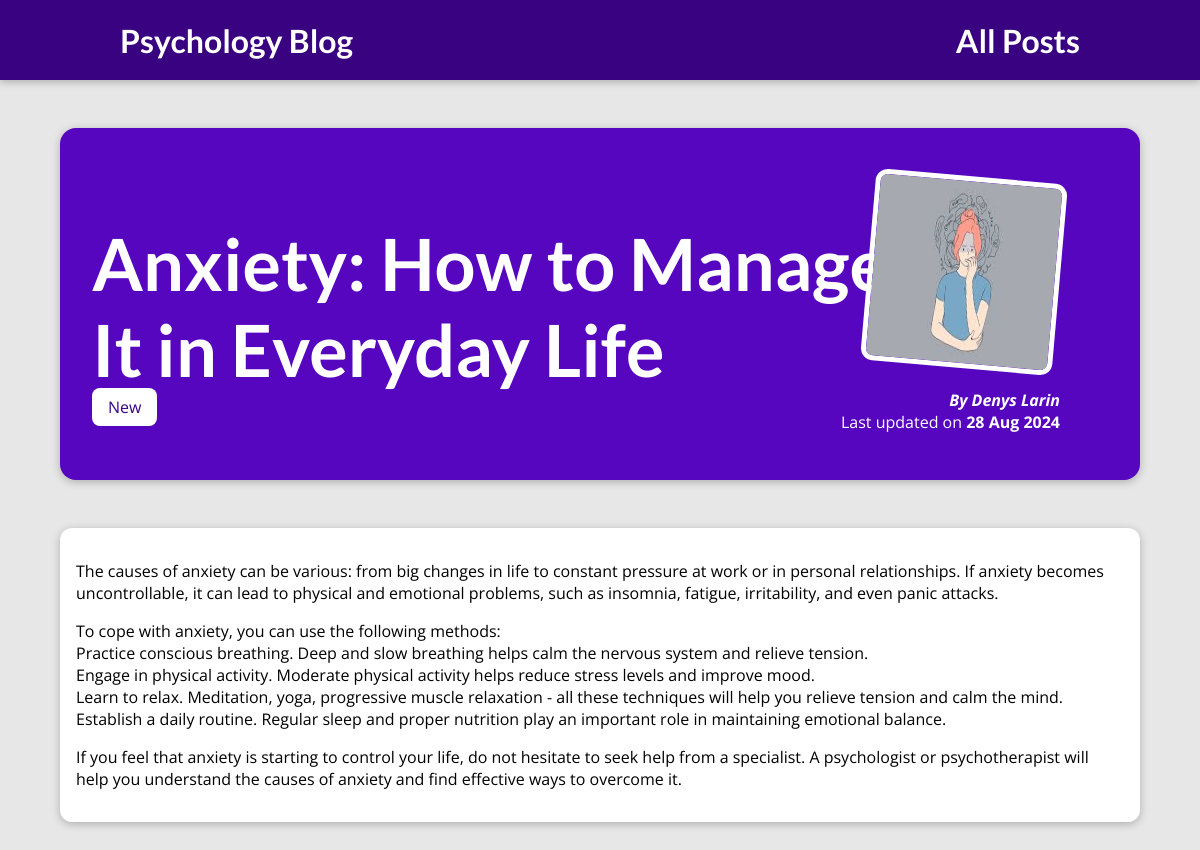
The page /posts/anxiety on the database its author committed.
### blog/models.py (models this page shows, shortened)
class Post(models.Model):
    title = models.CharField(max_length=150)
    excerpt = models.CharField(max_length=200)
    image = models.ImageField(upload_to="posts", null=True)
    date = models.DateField(auto_now=True)
    slug = models.SlugField(unique=True, db_index=True)
    content = models.TextField(validators=[MinLengthValidator(10)])
    author = models.ForeignKey(Author, on_delete=models.SET_NULL, null=True, related_name="posts")
    tags = models.ManyToManyField(Tag)

class Tag(models.Model):
    caption = models.CharField(max_length=20)

class Author(models.Model):
    first_name = models.CharField(max_length=100)
    last_name = models.CharField(max_length=100)
    email_address = models.EmailField()
    def full_name(self):
        return f"{self.first_name} {self.last_name}"
    def __str__(self):
        return self.full_name()

### blog/views.py (the view)
# urls.py: path("posts/<slug:slug>", views.SinglePostView.as_view(), name="post-detail-page")
class SinglePostView(DetailView):
    template_name = "blog/post-detail.html"
    model = Post
    def get_context_data(self, **kwargs):
        context = super().get_context_data(**kwargs)
        context["post_tags"] = self.object.tags.all()
        return context

### blog/templates/blog/post-detail.html (shortened to what this page needs)
{% extends "base.html" %}
{% load static %}
{% block css_files %}
  <link rel="stylesheet" href="{% static "blog/post-detail.css" %}" />
{% endblock %}
{% block body %}
  <section id="summary">
    <h2>{{ post.title }}</h2>
    <div>
      {% for tag in post_tags %}
        <span class="tag">{{ tag.caption }}</span>
      {% endfor %}
    </div>
    <article>
        <img src="{{ post.image.url }}" alt="{{ post.title }}" />
        <address>By <a href="mailto:{{ post.author.email_address }}">{{ post.author }}</a></address>
        <div>
            Last updated on <time>{{ post.date|date:"d M Y" }}</time>
        </div>
    </article>
  </section>
  <main>
    {{ post.content|linebreaks }}
  </main>
{% endblock %}

### static/app.css (style rules this page uses)
* { box-sizing: border-box; }
html { font-family: 'Open Sans', 'Lato', sans-serif; }
body { margin: 0; }
h1, h2, h3 { font-family: 'Lato', sans-serif; font-weight: bold; }

### blog/static/blog/post-detail.css (style rules this page uses)
body { background-color: #e7e7e7; }
#summary { margin: 8rem auto 3rem auto; padding: 2rem; width: 90%; max-width: 90rem; border-radius: 16px; background-color: #5706c0; position: relative; box-shadow: 0 2px 8px rgba(0, 0, 0, 0.25); height: 22rem; }
#summary h2 { color: white; font-size: 4.5rem; max-width: 800px; margin-bottom: 0.25rem; }
#summary article { position: absolute; top: 2rem; right: 3rem; padding: 1rem 2rem; border-radius: 12px; text-align: right; color: white; }
#summary article img { width: 12rem; height: 12rem; border-radius: 12px; transform: rotateZ(5deg); border: 5px solid white; margin-bottom: 1rem; }
#summary address { font-weight: bold; }
#summary a { color:white; text-decoration: none; }
#summary time { font-weight: bold; }
main { width: 90%; max-width: 90rem; margin: 3rem auto; background-color: white; padding: 1rem; border-radius: 12px; box-shadow: 0 2px 8px rgba(0, 0, 0, 0.25); }
.tag { background-color: white; color: #390281; padding: 0.5rem 1rem; border-radius: 8px; }

### rows shown on the page
Post: title "Anxiety: How to Manage It in Everyday Life", image (picture), author "Denys Larin", date "28 Aug 2024", content "The causes of anxiety can be various: from big changes in life to constant pressure at work or in personal relationships. If anxiety becomes uncontrollable, it can lead to physical and emotional problems, such as insomnia, fatigue, irritability, and even panic attacks. To cope with anxiety, you can use the following methods: Practice conscious breathing. Deep and slow breathing helps calm the nervous system and relieve tension. Engage in physical activity. Moderate physical activity helps reduce stress levels and improve mood. Learn to relax. Meditation, yoga, progressive muscle relaxation - all these techniques will help you relieve tension and calm the mind. Establish a daily routine.…"
Tag: caption "New"
